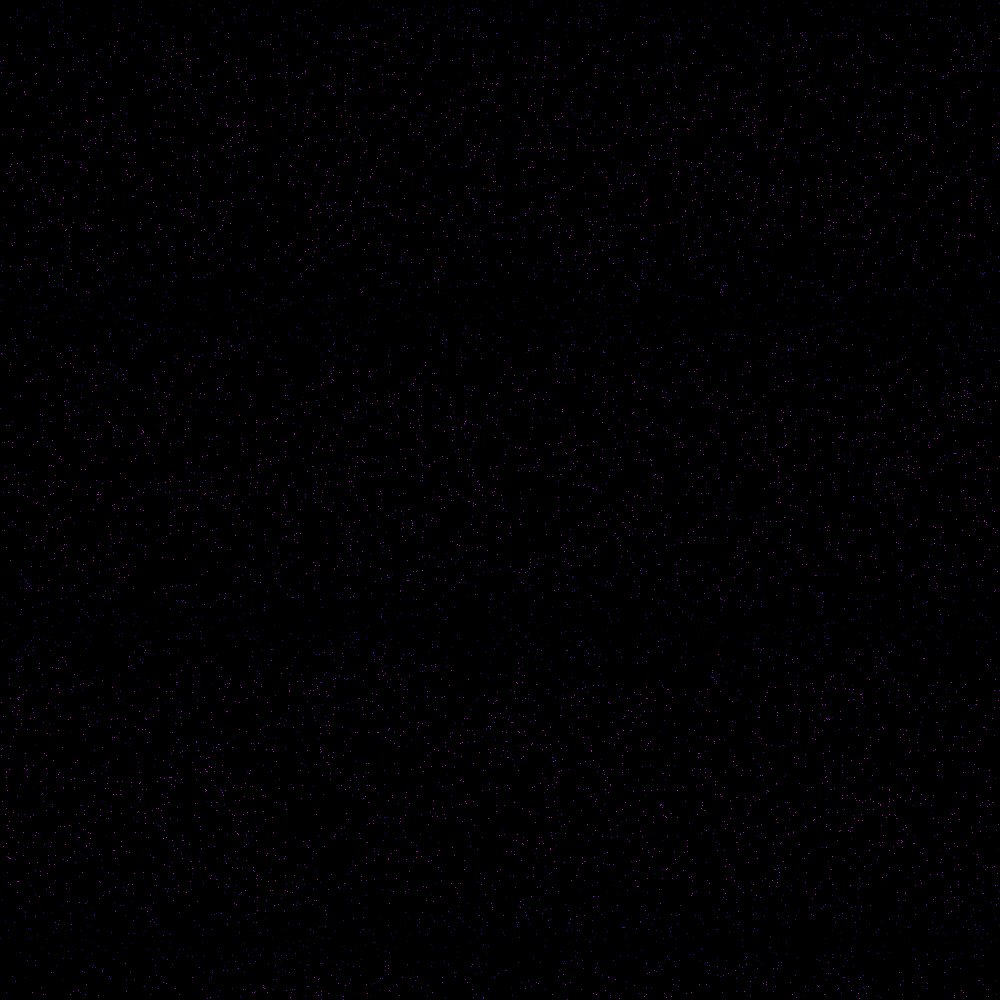
Frame 1 (no input)
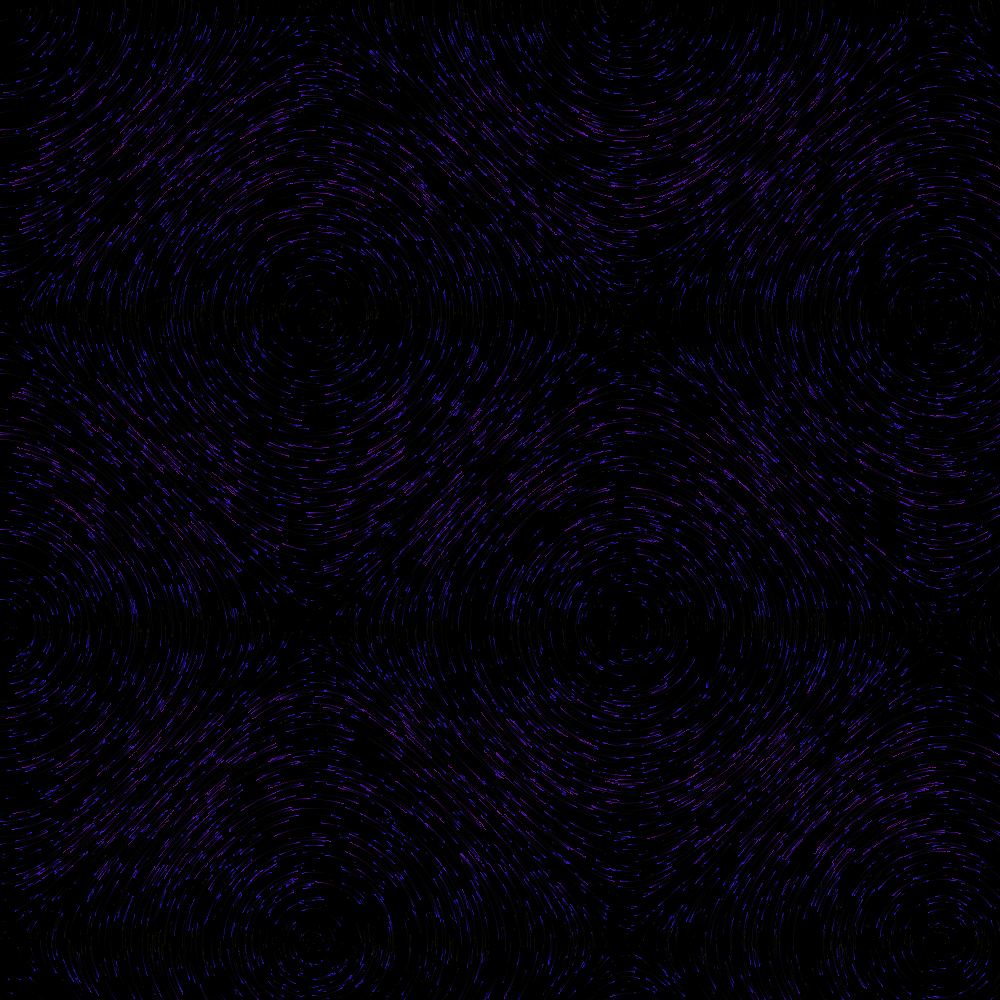
Frame 60 (the mouse pressed at the canvas centre just before this capture)
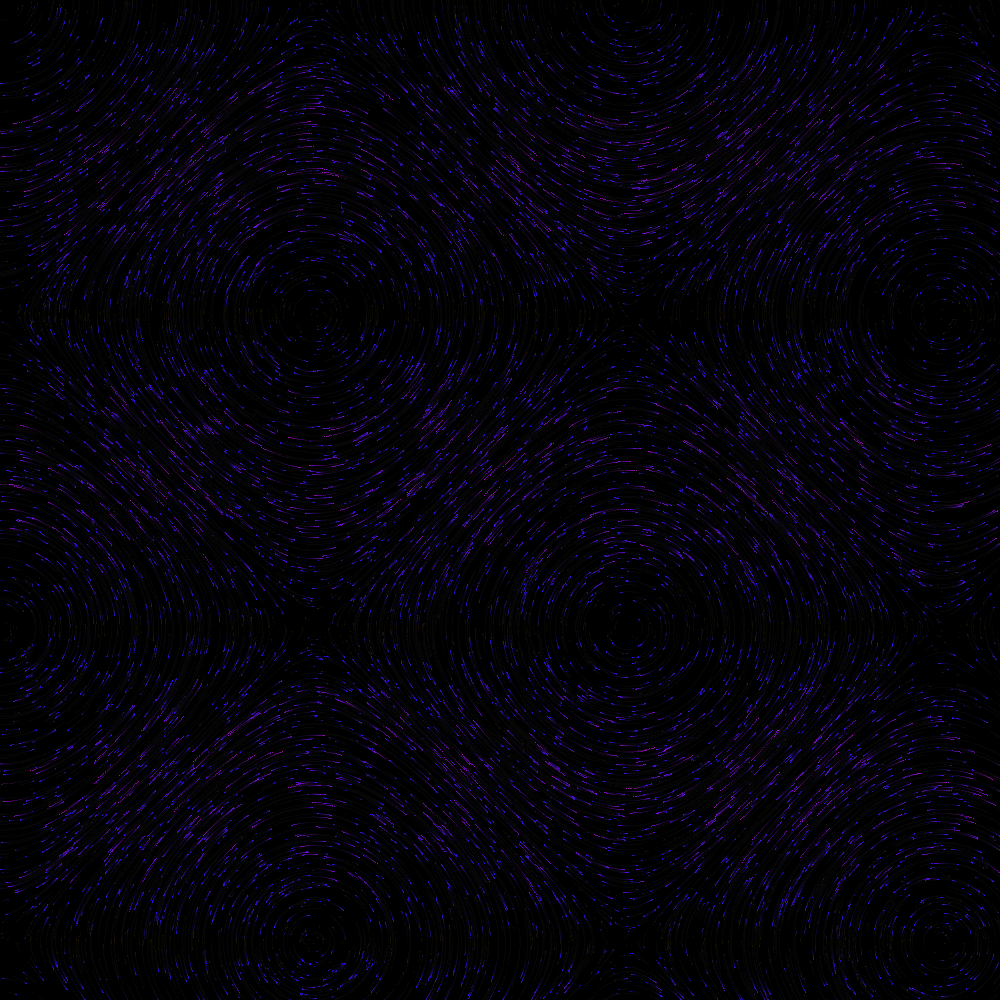
Frame 120 (the mouse held since frame 60 and released just before this capture)

The Processing sketch that drew these frames (run headless with seeded random() and noise(); from frame 60 on, the mouse is pressed at the canvas centre):

// Processing sketch: HelloTimeSteps
// ── HelloTimeSteps.pde
// HelloTimeStep (10/4/2020)
// A learning experiment in timesteps and maths, all possible thanks to studying this: https://www.openprocessing.org/sketch/751983 (This man is a genius, give him your money)
// matthewcarney.info [matthewcarney64@gmail.com]

final int PARTICLE_COUNT = 10000; // This can go up to 20k :O

PVector[] pos_and_dir = new PVector[PARTICLE_COUNT]; // Everything in one array for speed
int deltaTime;
int lastFrameMillis;

void setup()
{
  size(1000,1000);
  background(0);
  
  for (int x = 0; x < PARTICLE_COUNT; x++) {
    // x and y position AND direction in one array to cut down on amount of times accessing array
    pos_and_dir[x] = new PVector(random(0, width), random(0, height), random(-1, 1) * random(0.1, 1));
  }
  
  fill(255);
  noStroke();
  
  lastFrameMillis = millis();
  deltaTime = millis();
}

void draw()
{
  //background(0);
  noStroke();
  fill(0, 20);
  rect(0, 0, width, height);
 
  float stepSize = deltaTime * 0.025; // This value adjusts as the framerate goes up
                                      // It's a timestep! :O it allows particle movement to be consistent accross frames 
  for (int x = 0; x < PARTICLE_COUNT; x++) {
    float px = pos_and_dir[x].x;
    float py = pos_and_dir[x].y;
    
    if (px > 1000 || px < 0 || py > 1000 || py < 0)
      continue;
    
    float pdir = pos_and_dir[x].z;
    
    pos_and_dir[x].x += pdir * (sin(py*0.01)*3) * stepSize; // 3 = speed 0.01 = radius
    pos_and_dir[x].y += pdir * (-sin(px*0.01)*3) * stepSize;
    
    stroke(map(abs(px-pos_and_dir[x].x), 0.01, 1, 30, 200), 20, map(abs(px-pos_and_dir[x].x), 0.01, 0.1, 0, 255));
    point(pos_and_dir[x].x, pos_and_dir[x].y);
  }

  // Work out deltatime between frames
  deltaTime = millis() - lastFrameMillis;
  lastFrameMillis = millis();
}
